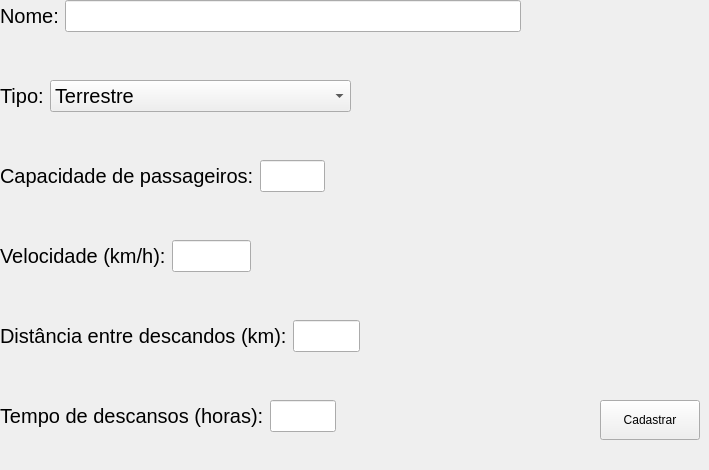
        <widget class="QWidget" name="page_12">
         <widget class="QWidget" name="formLayoutWidget_6">
          <property name="geometry">
           <rect>
            <x>0</x>
            <y>0</y>
            <width>521</width>
            <height>61</height>
           </rect>
          </property>
          <layout class="QFormLayout" name="formLayout_7">
           <item row="0" column="0">
            <widget class="QLabel" name="label_16">
             <property name="styleSheet">
              <string notr="true">font-size:20px</string>
             </property>
             <property name="text">
              <string>Nome:</string>
             </property>
            </widget>
           </item>
           <item row="0" column="1">
            <widget class="QLineEdit" name="lineEdit_5">
             <property name="styleSheet">
              <string notr="true">font-size:20px</string>
             </property>
            </widget>
           </item>
          </layout>
         </widget>
         <widget class="QWidget" name="formLayoutWidget_7">
          <property name="geometry">
           <rect>
            <x>0</x>
            <y>80</y>
            <width>351</width>
            <height>61</height>
           </rect>
          </property>
          <layout class="QFormLayout" name="formLayout_8">
           <item row="0" column="0">
            <widget class="QLabel" name="label_17">
             <property name="styleSheet">
              <string notr="true">font-size:20px</string>
             </property>
             <property name="text">
              <string>Tipo:</string>
             </property>
            </widget>
           </item>
           <item row="0" column="1">
            <widget class="QComboBox" name="comboBox_2">
             <property name="minimumSize">
              <size>
               <width>50</width>
               <height>30</height>
              </size>
             </property>
             <property name="styleSheet">
              <string notr="true">font-size:20px</string>
             </property>
             <item>
              <property name="text">
               <string>Terrestre</string>
              </property>
             </item>
             <item>
              <property name="text">
               <string>Aquático</string>
              </property>
             </item>
            </widget>
           </item>
          </layout>
         </widget>
         <widget class="QWidget" name="formLayoutWidget_8">
          <property name="geometry">
           <rect>
            <x>0</x>
            <y>160</y>
            <width>325</width>
            <height>61</height>
           </rect>
          </property>
          <layout class="QFormLayout" name="formLayout_9">
           <item row="0" column="0">
            <widget class="QLabel" name="label_18">
             <property name="styleSheet">
              <string notr="true">font-size:20px</string>
             </property>
             <property name="text">
              <string>Capacidade de passageiros:</string>
             </property>
            </widget>
           </item>
           <item row="0" column="1">
            <widget class="QLineEdit" name="lineEdit_6">
             <property name="styleSheet">
              <string notr="true">font-size:20px</string>
             </property>
            </widget>
           </item>
          </layout>
         </widget>
         <widget class="QWidget" name="formLayoutWidget_9">
          <property name="geometry">
           <rect>
            <x>0</x>
            <y>240</y>
            <width>251</width>
            <height>61</height>
           </rect>
          </property>
          <layout class="QFormLayout" name="formLayout_10">
           <item row="0" column="0">
            <widget class="QLabel" name="label_19">
             <property name="styleSheet">
              <string notr="true">font-size:20px</string>
             </property>
             <property name="text">
              <string>Velocidade (km/h):</string>
             </property>
            </widget>
           </item>
           <item row="0" column="1">
            <widget class="QLineEdit" name="lineEdit_7">
             <property name="styleSheet">
              <string notr="true">font-size:20px</string>
             </property>
            </widget>
           </item>
          </layout>
         </widget>
         <widget class="QWidget" name="formLayoutWidget_10">
          <property name="geometry">
           <rect>
            <x>0</x>
            <y>320</y>
            <width>360</width>
            <height>61</height>
           </rect>
          </property>
          <layout class="QFormLayout" name="formLayout_11">
           <item row="0" column="0">
            <widget class="QLabel" name="label_20">
             <property name="styleSheet">
              <string notr="true">font-size:20px</string>
             </property>
             <property name="text">
              <string>Distância entre descandos (km):</string>
             </property>
            </widget>
           </item>
           <item row="0" column="1">
            <widget class="QLineEdit" name="lineEdit_8">
             <property name="styleSheet">
              <string notr="true">font-size:20px</string>
             </property>
            </widget>
           </item>
          </layout>
         </widget>
         <widget class="QWidget" name="formLayoutWidget_11">
          <property name="geometry">
           <rect>
            <x>0</x>
            <y>400</y>
            <width>336</width>
            <height>61</height>
           </rect>
          </property>
          <layout class="QFormLayout" name="formLayout_12">
           <item row="0" column="0">
            <widget class="QLabel" name="label_21">
             <property name="styleSheet">
              <string notr="true">font-size:20px</string>
             </property>
             <property name="text">
              <string>Tempo de descansos (horas):</string>
             </property>
            </widget>
           </item>
           <item row="0" column="1">
            <widget class="QLineEdit" name="lineEdit_9">
             <property name="styleSheet">
              <string notr="true">font-size:20px</string>
             </property>
            </widget>
           </item>
          </layout>
         </widget>
         <widget class="QPushButton" name="pushButton_14">
          <property name="geometry">
           <rect>
            <x>600</x>
            <y>400</y>
            <width>100</width>
            <height>40</height>
           </rect>
          </property>
          <property name="minimumSize">
           <size>
            <width>100</width>
            <height>30</height>
           </size>
          </property>
          <property name="text">
           <string>Cadastrar</string>
          </property>
         </widget>
        </widget>
